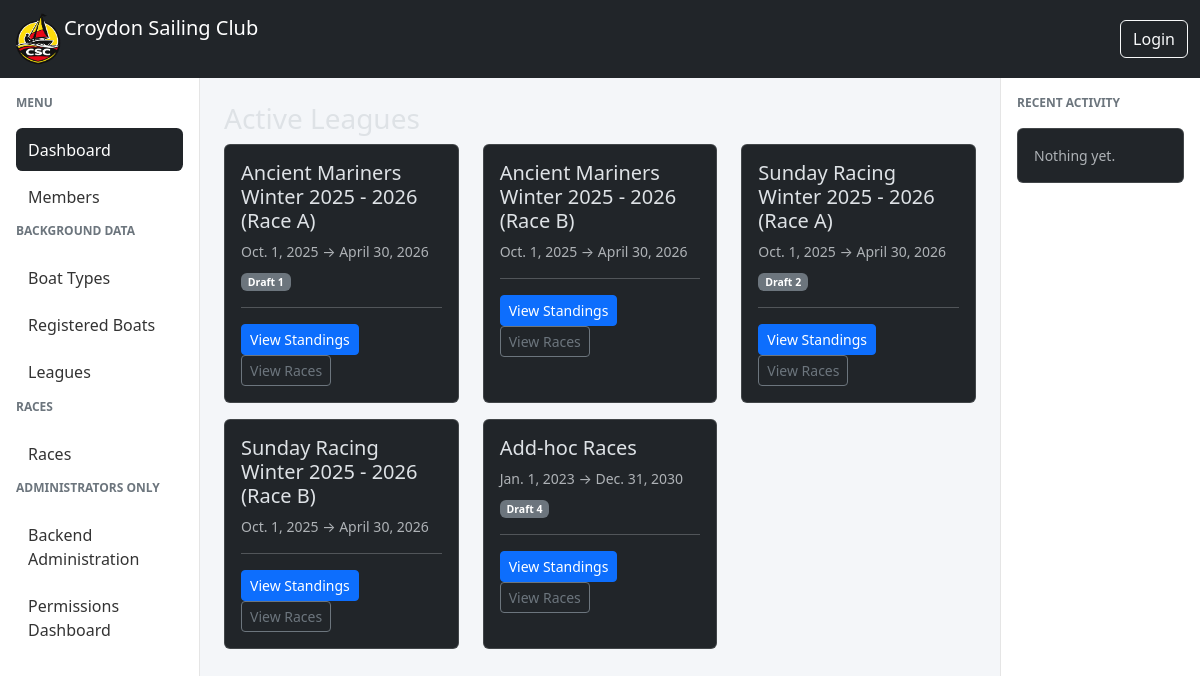
/dashboard, run on the app's committed database.
### races/models.py (models this page shows, shortened)
class League(models.Model):
    name = models.CharField(max_length=200, unique=True)
    description = models.CharField(max_length=200, blank=True)
    date_from = models.DateField(help_text='The first date a race can be added to this league')
    date_to = models.DateField(help_text='The last date a race can be added to this league')

### races/views.py (the view, shortened to what this page needs)
# urls.py: path("dashboard", active_leagues, name="dashboard"),
def active_leagues(request):
    today = now().date()
    leagues = (
        League.objects
        .filter(date_from__lte=today, date_to__gte=today)
        .annotate(
            draft_count=Count("races", filter=Q(races__status="draft")),
            open_count=Count("races", filter=Q(races__status="open")),
            running_count=Count("races", filter=Q(races__status="running")),
            finished_count=Count("races", filter=Q(races__status="finished")),
            verified_count=Count("races", filter=Q(races__status="verified")),
            locked_count=Count("races", filter=Q(races__status="locked")),
        )
        .order_by("date_to")
    )
    return render(request, "races/active_leagues.html", {
        "leagues": leagues,
    })

### races/templates/races/active_leagues.html (shortened to what this page needs)
{% extends "base.html" %}
{% block content %}
<h3>Active Leagues</h3>
<div class="row">
{% for league in leagues %}
    <div class="col-md-4 mb-3">
        <div class="card h-100">
            <div class="card-body">
                <h5>{{ league.name }}</h5>
                <div class="text-muted small mb-2">
                    {{ league.date_from }} → {{ league.date_to }}
                </div>
                <div class="small mt-2">
                    {% if league.draft_count %}
                        <a href="{% url 'races-list' %}?league={{ league.id }}&status=draft"
                            class="badge bg-secondary text-decoration-none">
                            Draft {{ league.draft_count }}
                        </a>
                    {% endif %}
                </div>
                <hr>
                <a href="{% url 'league-table' league.pk %}"
                   class="btn btn-primary btn-sm">
                    View Standings
                </a>
                <a href="{% url 'races-list' %}?league={{ league.id }}"
                    class="btn btn-outline-secondary btn-sm">
                    View Races
                </a>
            </div>
        </div>
    </div>
{% empty %}
    <div class="text-muted">
        No active leagues today.
    </div>
{% endfor %}
</div>
{% endblock %}

### csc_manager/templates/base.html (style rules this page uses)
body { background-color: #f4f6f9; }

### data on the page
League: name "Ancient Mariners Winter 2025 - 2026 (Race A)", date_from "Oct. 1, 2025", date_to "April 30, 2026", draft_count "1"
League: name "Ancient Mariners Winter 2025 - 2026 (Race B)", date_from "Oct. 1, 2025", date_to "April 30, 2026"
League: name "Sunday Racing Winter 2025 - 2026 (Race A)", date_from "Oct. 1, 2025", date_to "April 30, 2026", draft_count "2"
League: name "Sunday Racing Winter 2025 - 2026 (Race B)", date_from "Oct. 1, 2025", date_to "April 30, 2026"
League: name "Add-hoc Races", date_from "Jan. 1, 2023", date_to "Dec. 31, 2030", draft_count "4"
